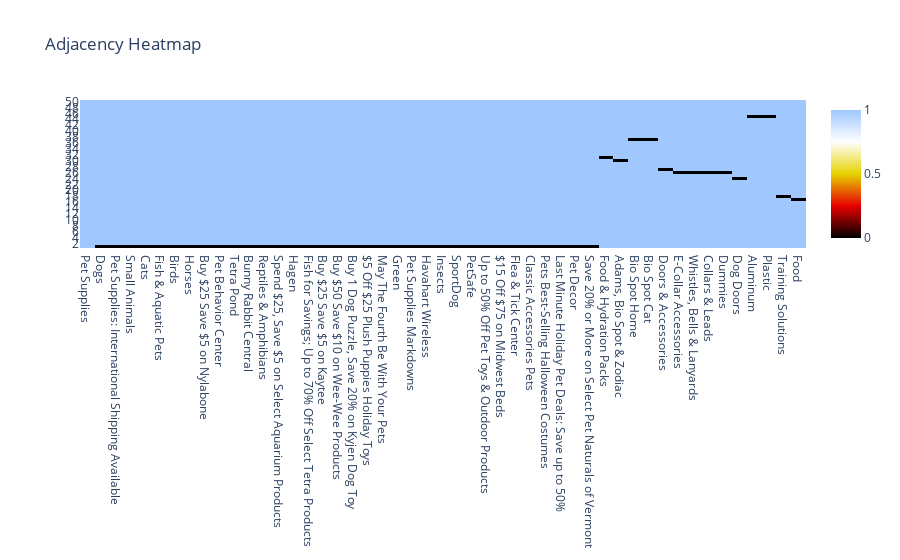

Notebook source saved alongside this figure:
### Code cell
# fig = go.Figure(data=go.Heatmap(
#         z=adj_matrix,
#         x=np.arange(1,total_categories),
#         y=np.arange(1,total_categories),
# ))
fig = go.Figure(data=go.Heatmap(
        z=adj_matrix,
        x=categories.values.ravel()[0:categories_to_plot-1],
        y=np.arange(1,categories_to_plot),
        colorscale='Blackbody'
))

fig.update_layout(
    title='Adjacency Heatmap',
    yaxis_nticks=50,
    xaxis_nticks=100)

fig.show()

### Figure 1 — Plotly figure (JSON) as saved in the notebook; plotly's stock layout.template omitted (floating-point values rounded to 4 significant figures; data arrays with more than 128 entries replaced by an {"elided": "..."} marker saying what was removed)
{"data": [{"colorscale": [[0, "rgb(0,0,0)"], [0.25, "rgb(230,0,0)"], [0.5, "rgb(230,210,0)"], [0.75, "rgb(255,255,255)"], [1, "rgb(160,200,255)"]], "type": "heatmap", "x": ["Pet Supplies", "Dogs", "Pet Supplies: International Shipping Available", "Small Animals", "Cats", "Fish & Aquatic Pets", "Birds", "Horses", "Buy $25 Save $5 on Nylabone", "Pet Behavior Center", "Tetra Pond", "Bunny Rabbit Central", "Reptiles & Amphibians", "Spend $25, Save $5 on Select Aquarium Products", "Hagen", "Fish for Savings; Up to 70% Off Select Tetra Products", "Buy $25 Save $5 on Kaytee", "Buy $50 Save $10 on Wee-Wee Products", "Buy 1 Dog Puzzle, Save 20% on Kyjen Dog Toy", "$5 Off $25 Plush Puppies Holiday Toys", "May The Fourth Be With Your Pets", "Green", "Pet Supplies Markdowns", "Havahart Wireless", "Insects", "SportDog", "PetSafe", "Up to 50% Off Pet Toys & Outdoor Products", "$15 Off $75 on Midwest Beds", "Flea & Tick Center", "Classic Accessories Pets", "Pets Best-Selling Halloween Costumes", "Last Minute Holiday Pet Deals: Save up to 50%", "Pet Decor", "Save 20% or More on Select Pet Naturals of Vermont", "Food & Hydration Packs", "Adams, Bio Spot & Zodiac", "Bio Spot Home", "Bio Spot Cat", "Doors & Accessories", "E-Collar Accessories", "Whistles, Bells & Lanyards", "Collars & Leads", "Dummies", "Dog Doors", "Aluminum", "Plastic", "Training Solutions", "Food"], "y": [1, 2, 3, 4, 5, 6, 7, 8, 9, 10, 11, 12, 13, 14, 15, 16, 17, 18, 19, 20, 21, 22, 23, 24, 25, 26, 27, 28, 29, 30, 31, 32, 33, 34, 35, 36, 37, 38, 39, 40, 41, 42, 43, 44, 45, 46, 47, 48, 49], "z": {"elided": "50x50 int values"}}], "layout": {"title": {"text": "Adjacency Heatmap"}, "xaxis": {"nticks": 100}, "yaxis": {"nticks": 50}}}
